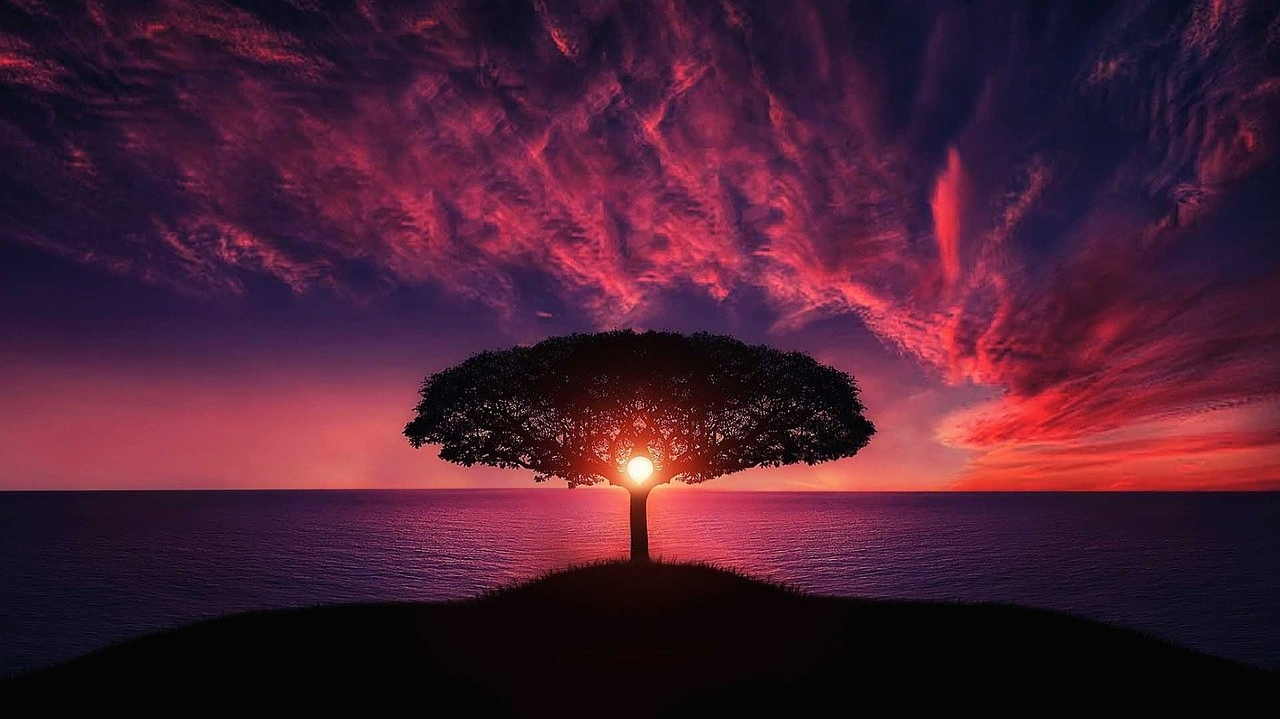
#> input picture Image-Manipulation/06-Arithmetic-Operations/Images/input3.jpg, 1280 x 719 px
$ python arithmetic_operations.py
#> lines starting #> are read from the running program, lines starting #| are printed output that depends on the picture
import cv2
import numpy as np
from matplotlib import pyplot as plt
image = cv2.imread('Images/input3.jpg')
#> image is the input picture: shape (719, 1280, 3); mean B, G, R 51.3, 30.5, 73.7

# Create a matrix of ones, then multiply it by a scaler of 100
# This gives a matrix with same dimesions of our image with all values being 100
M = np.ones(image.shape, dtype = "uint8") * 100
row, col = 1, 3
fig, axs = plt.subplots(row, col, figsize=(15, 10))
fig.tight_layout()

axs[0].imshow(cv2.cvtColor(image, cv2.COLOR_BGR2RGB))
axs[0].set_title('Original Image')
cv2.imwrite('image.png', image)

# We use this to add this matrix M, to our image
# Notice the increase in brightness
added = cv2.add(image, M)
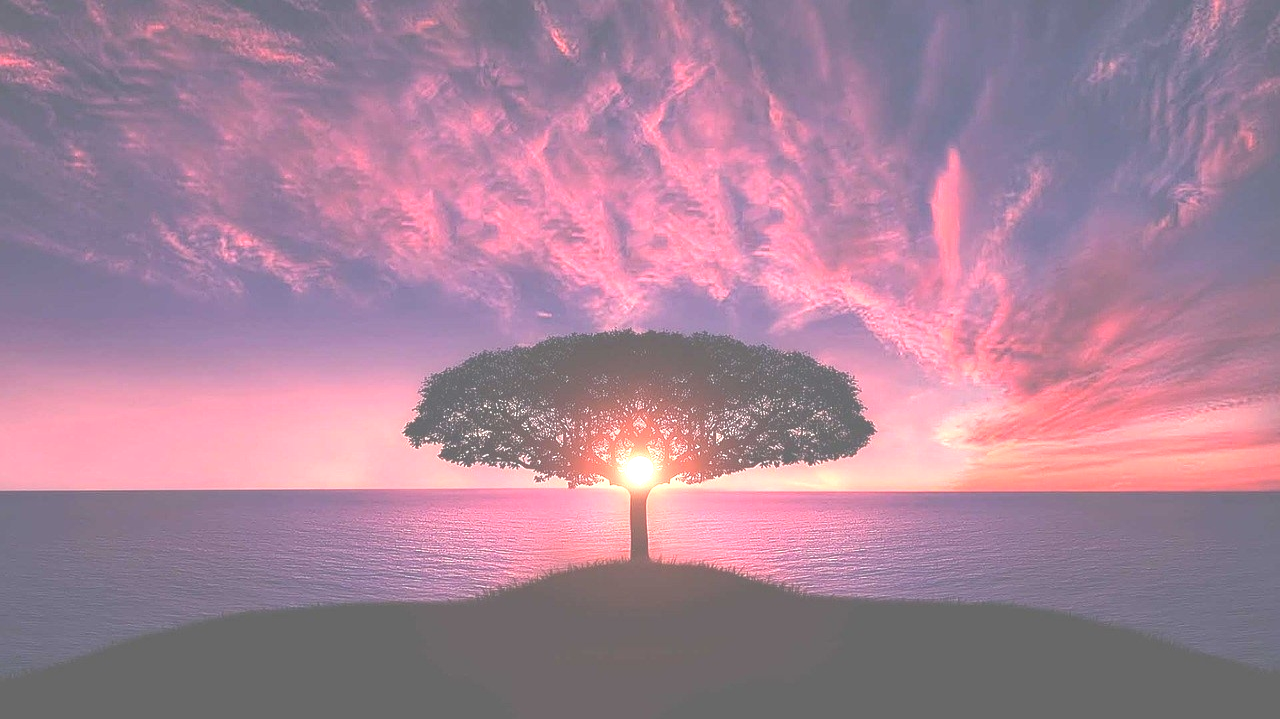
#> added: shape (719, 1280, 3); mean B, G, R 151.3, 130.4, 167.5
axs[1].imshow(cv2.cvtColor(added, cv2.COLOR_BGR2RGB))
axs[1].set_title('Added Image')
cv2.imwrite('Added_image.png', added)

# Likewise we can also subtract
# Notice the decrease in brightness
subtracted = cv2.subtract(image, M)
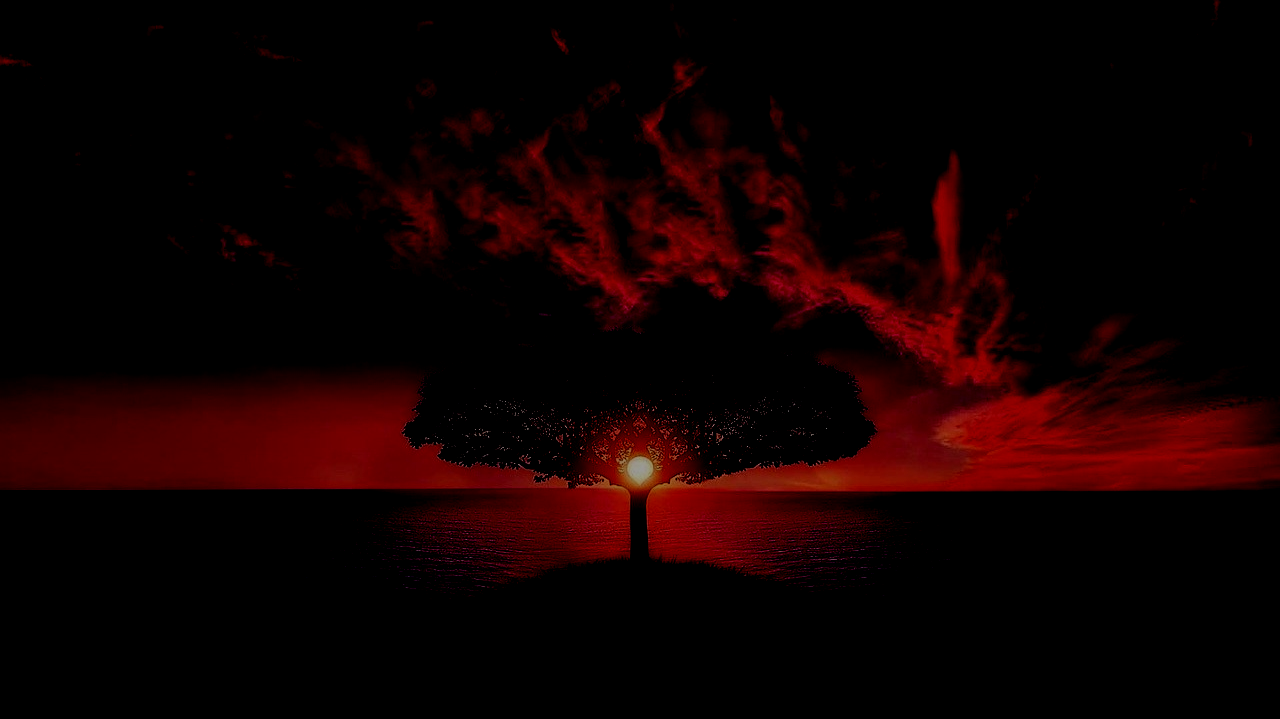
#> subtracted: shape (719, 1280, 3); mean B, G, R 0.4, 0.5, 17.6
axs[2].imshow(cv2.cvtColor(subtracted, cv2.COLOR_BGR2RGB))
axs[2].set_title('Subtracted')
cv2.imwrite('subtracted_image.png', subtracted)

plt.savefig('Images\output.png')
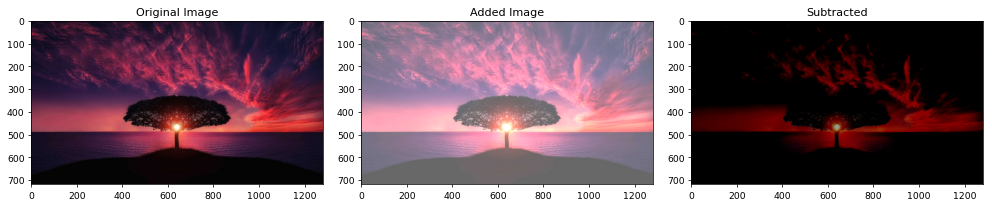
#> figure drawn by matplotlib, 3 panels
plt.show()

$ run again, with Image-Manipulation/06-Arithmetic-Operations/Images/input1.jpg copied over Image-Manipulation/06-Arithmetic-Operations/Images/input3.jpg
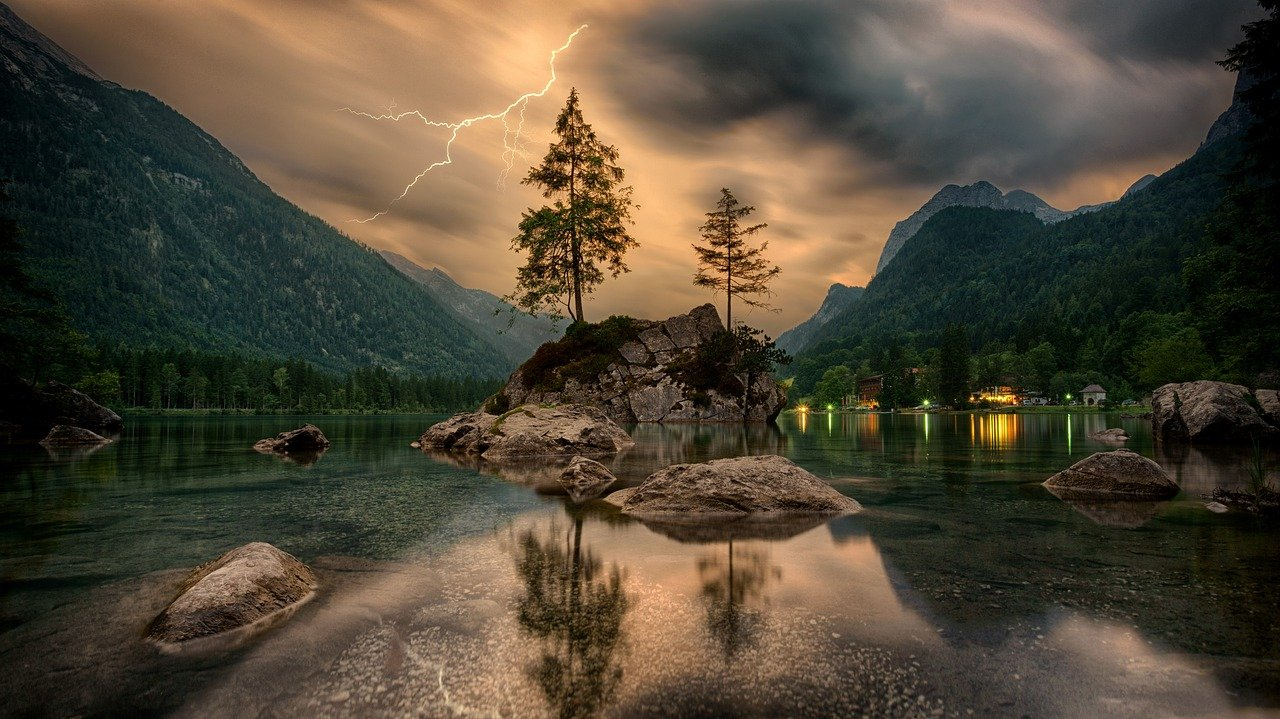
#> input picture Image-Manipulation/06-Arithmetic-Operations/Images/input1.jpg, 1280 x 719 px
#> image is the input picture: shape (719, 1280, 3); mean B, G, R 54.5, 71.1, 79.8
#> `subtracted = cv2.subtract(image, M)`:
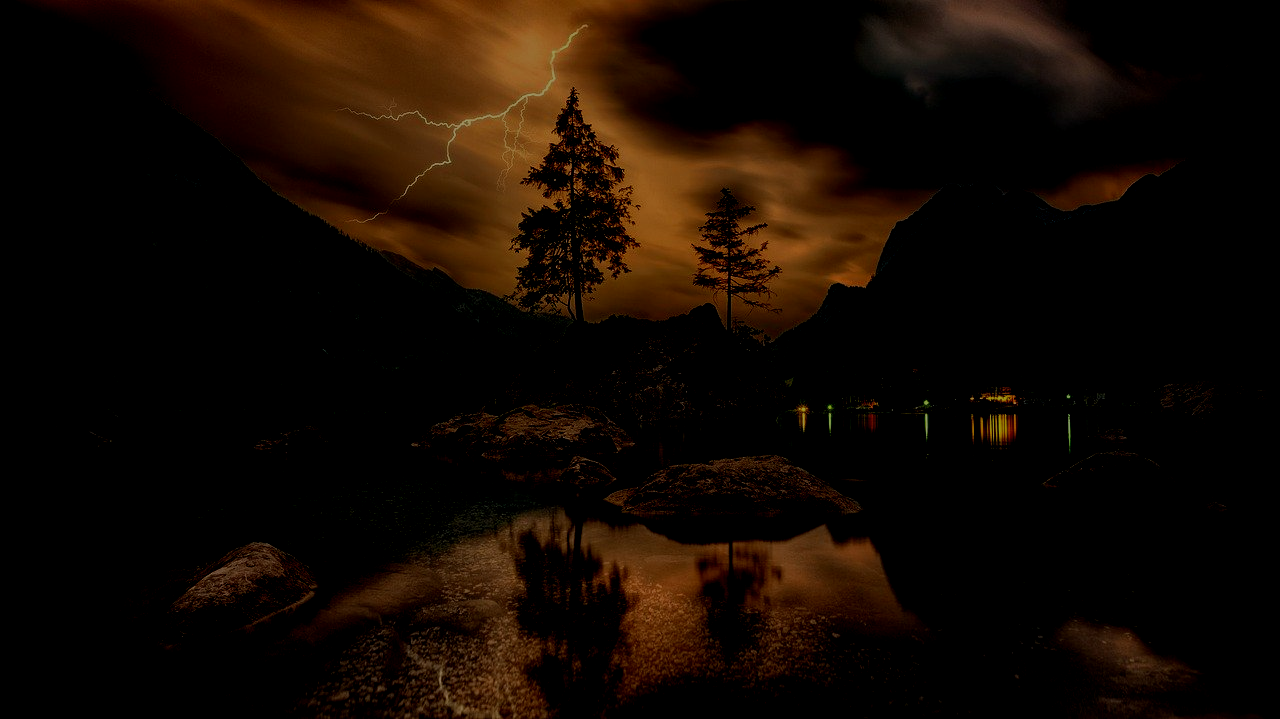
#> subtracted: shape (719, 1280, 3); mean B, G, R 2.1, 9.4, 19.6
#> `plt.savefig('Images\output.png')`:
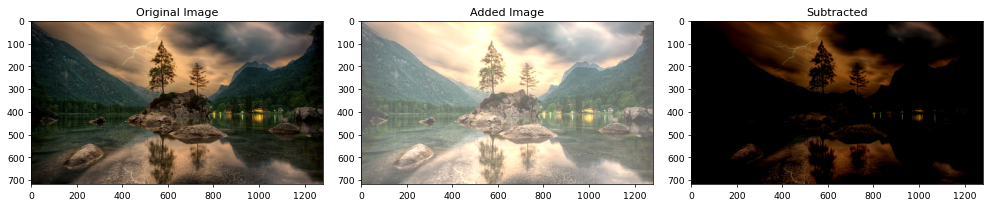
#> figure drawn by matplotlib, 3 panels

$ run again, with Image-Manipulation/06-Arithmetic-Operations/Images/input4.jpg copied over Image-Manipulation/06-Arithmetic-Operations/Images/input3.jpg
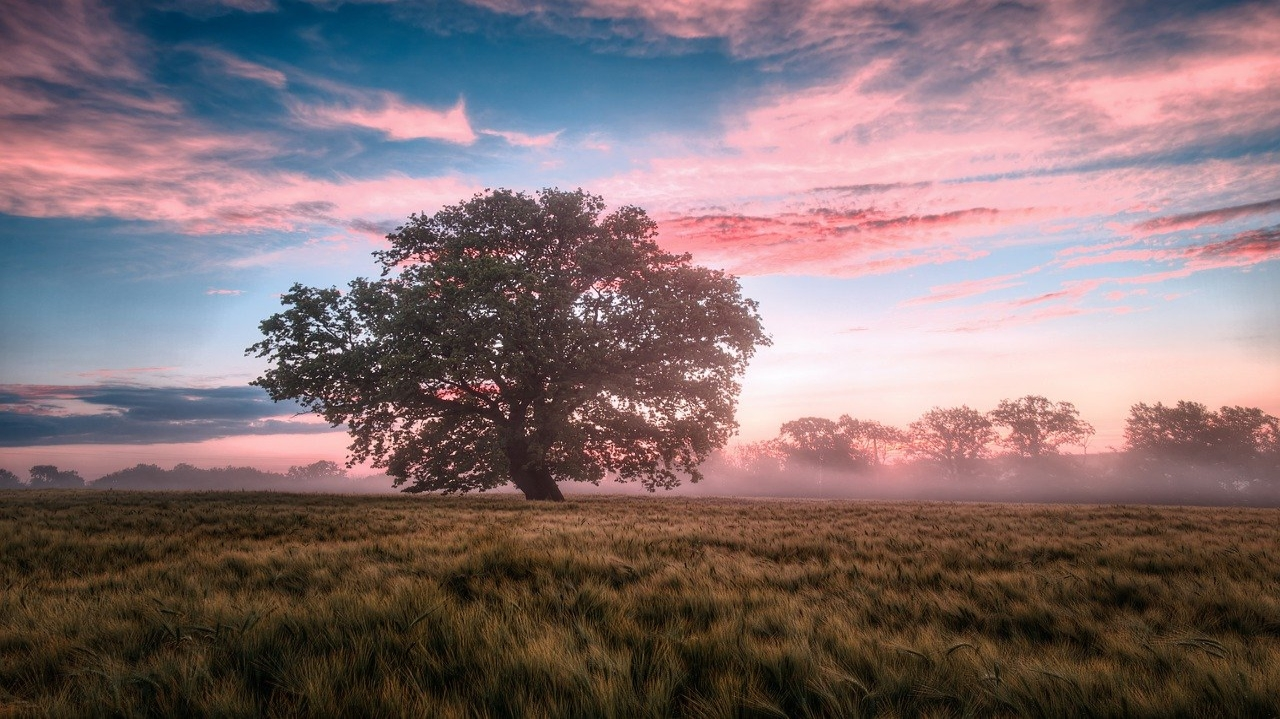
#> input picture Image-Manipulation/06-Arithmetic-Operations/Images/input4.jpg, 1280 x 719 px
#> image is the input picture: shape (719, 1280, 3); mean B, G, R 113.1, 110.8, 130.1
#> `subtracted = cv2.subtract(image, M)`:
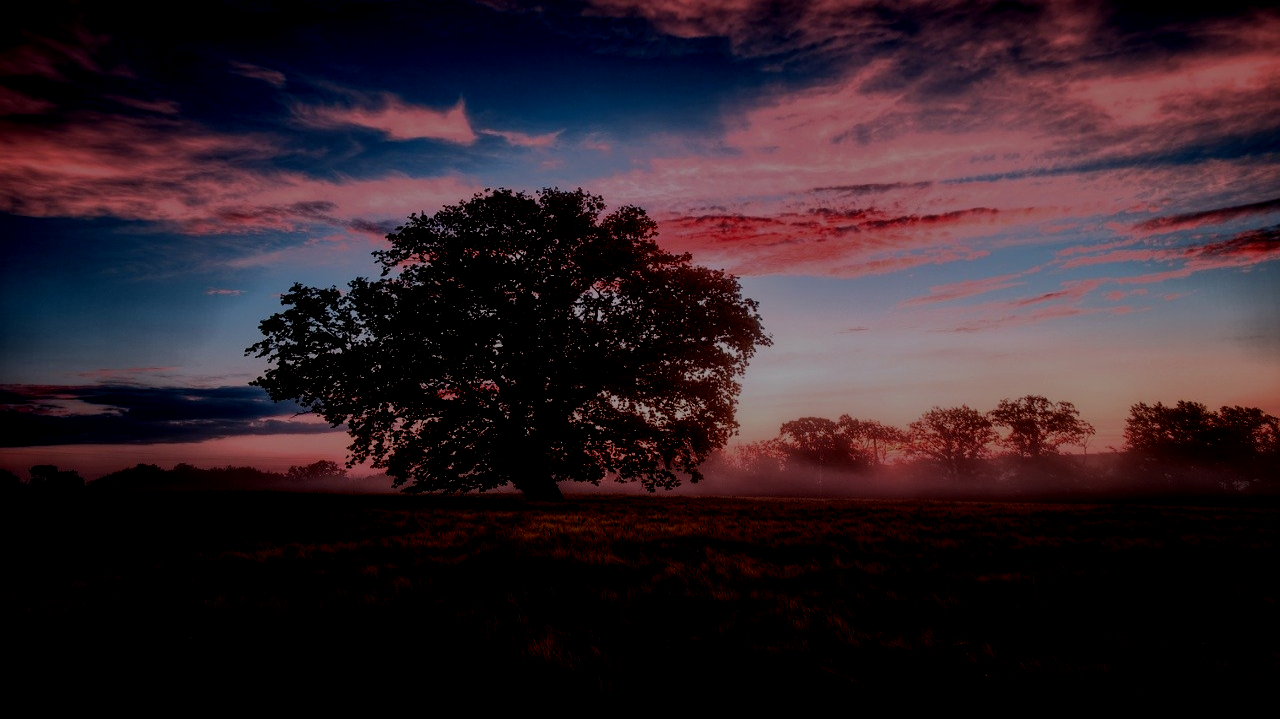
#> subtracted: shape (719, 1280, 3); mean B, G, R 39.7, 32.6, 47.8
#> `plt.savefig('Images\output.png')`:
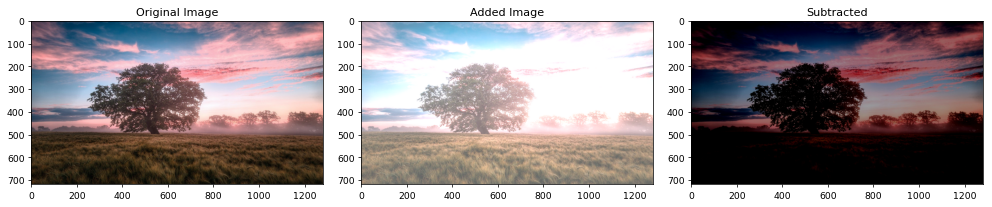
#> figure drawn by matplotlib, 3 panels
